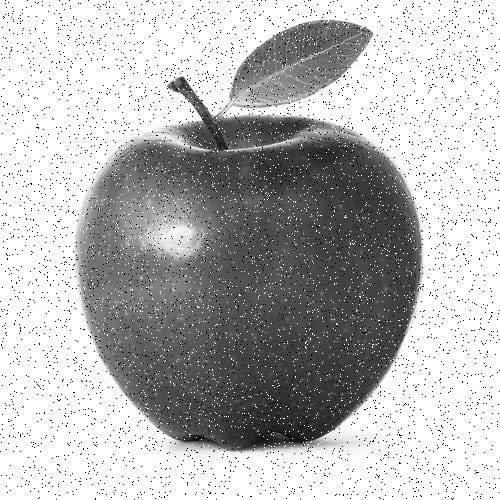
#> input picture Images/uno.jpg, 500 x 500 px, found by its file name
$ python ExamImage1.py
#> lines starting #> are read from the running program, lines starting #| are printed output that depends on the picture
import cv2
import numpy as np

def median_filter(image_path, kernel):

#> called with image_path = 'uno.jpg', kernel = 7
    image = cv2.imread(image_path)
#> image is the input picture: shape (500, 500, 3); min 0, max 255, mean 182.3

    if image is None:
        print("Error")
        return

    blurred = cv2.medianBlur(image, kernel)
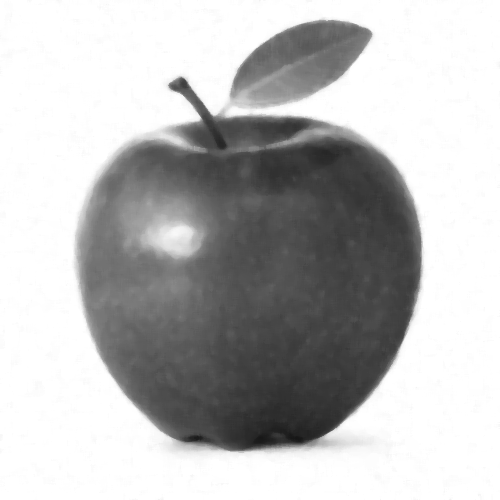
#> blurred: shape (500, 500, 3); min 22, max 255, mean 186.9

    cv2.imshow('Original Image', image)
    cv2.imshow('Blurred Image', blurred)
    cv2.waitKey(0)
    cv2.destroyAllWindows()

# Median, image and filter
median_filter('uno.jpg', 7)  #Change path here
